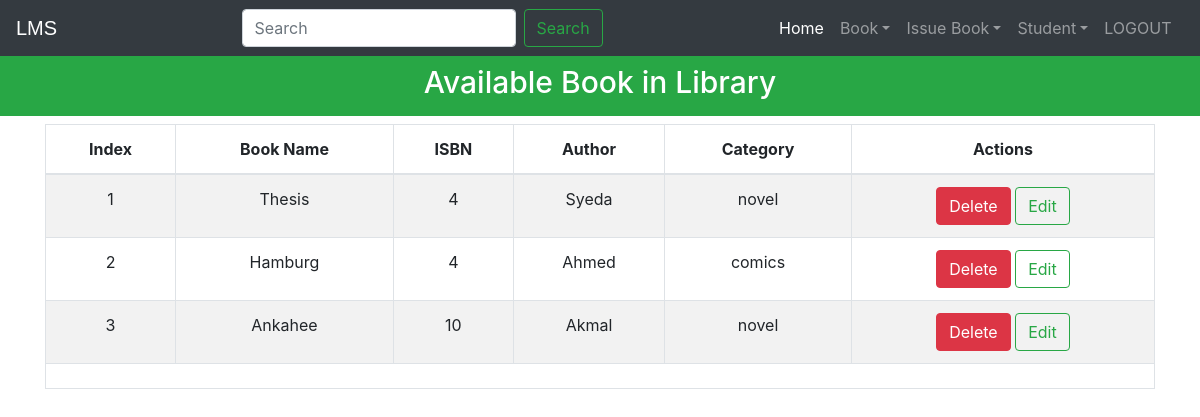
Before: /viewbook (signed in) with the older database file.
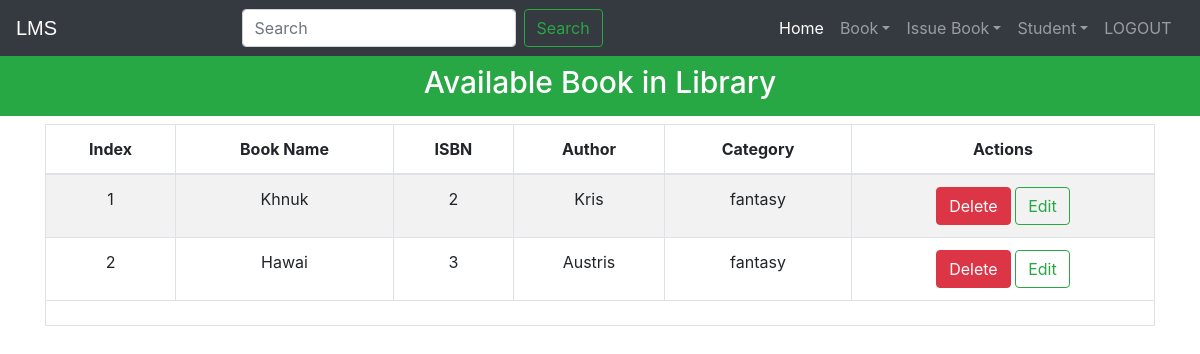
After: the same page with the newer database file.
### library/models.py (models this page shows, shortened)
class Book(models.Model):
    catchoice= [
        ('education', 'Education'),
        ('entertainment', 'Entertainment'),
        ('comics', 'Comics'),
        ('biography', 'Biography'),
        ('history', 'History'),
        ('novel', 'Novel'),
        ('fantasy', 'Fantasy'),
        ('thriller', 'Thriller'),
        ('romance', 'Romance'),
        ('scifi','Sci-Fi')
        ]
    name=models.CharField(max_length=30)
    isbn=models.PositiveIntegerField()
    author=models.CharField(max_length=40)
    category=models.CharField(max_length=30,choices=catchoice,default='education')

### library/views.py (the view)
# urls.py: path('viewbook', views.viewbook_view),
@login_required(login_url='adminlogin')
@user_passes_test(is_admin)
def viewbook_view(request):
    books=models.Book.objects.all()
    return render(request,'library/viewbook.html',{'books':books})

### library/views.py (called while the page is built)
def is_admin(user):
    return user.groups.filter(name='ADMIN').exists()

### templates/library/viewbook.html (shortened to what this page needs)
<!DOCTYPE html>
<html lang="en" dir="ltr">
  <head>
  </head>
  <body>
    {% include "library/navbaradmin.html" %}
    <br>
    <br>
    <h3 class="p-3 mb-2 bg-success text-white" style = 'font-size: 30px;text-align:center;'>Available Book in Library</h3>
{% if books%}
<div class="container">
  <table class="table table-hover table-condensed table-striped table-bordered">
    <thead>
    <tr align="center">
    <th>Index</th>
    <th>Book Name</th>
    <th>ISBN</th>
    <th>Author</th>
    <th>Category</th>
    <th>Actions</th>
    </tr>
    </thead>
    <tfoot>
    <tr>
    <td colspan="6" rowspan="6">
    </td>
    </tr>
    </tfoot>
    <tbody>
      {% for book in books %}
        <tr align="center">
          <td >{{forloop.counter}}</td>
          <td>{{book.name}}</td>
          <td>{{book.isbn}}</td>
          <td>{{book.author}}</td>
          <td>{{book.category}}</td>
          <td>
            <a href="/deletebook/{{book.id}}"><button type="button" class="btn btn-danger" >Delete</button></a>
            <a href="/editbook/{{book.id}}"><button type="button" class="btn btn-outline-success my-2 my-sm-0" >Edit</button></a>
          </td>
        </tr>
      {% endfor %}
    </tbody>
    </table>
</div>
{%else%}
<h1>Have 0 book</h1>
{%endif%}
<br><br><br><br><br><br><br><br><br>
    {% include "library/footer.html" %}
  </body>
</html>

### templates/library/navbaradmin.html (shortened to what this page needs)
<!DOCTYPE html>
{% load static %}
<html lang="en">
<head>
<link rel="stylesheet" href="https://stackpath.bootstrapcdn.com/bootstrap/4.3.1/css/bootstrap.min.css">
<link rel="stylesheet" href="https://maxcdn.bootstrapcdn.com/font-awesome/4.7.0/css/font-awesome.min.css">
</head>
<body>
<div class="bs-example">
    <nav class="navbar navbar-expand-md bg-dark navbar-dark fixed-top">
        <a href="/" class="navbar-brand">LMS</a>
        <div class="collapse navbar-collapse justify-content-between" id="navbarCollapse">
          <div class="mx-auto order-0">
                <form action="viewbook" method="get" class="form-inline my-2 my-lg-0">
                    <input class="form-control mr-sm-2 search-bar" type="text" name="query" placeholder="Search" aria-label="Search">
                    <button class="btn btn-outline-success my-2 my-sm-0" type="submit">Search</button>
                </form>
          </div>
          <div class="navbar-nav">
              <a href="/" class="nav-item nav-link active">Home</a>
                <div class="nav-item dropdown">
                  <a href="#" class="nav-link dropdown-toggle" data-toggle="dropdown">Book</a>
                </div>
                <div class="nav-item dropdown">
                  <a href="#" class="nav-link dropdown-toggle" data-toggle="dropdown">Issue Book</a>
                </div>
                <div class="nav-item dropdown">
                  <a href="#" class="nav-link dropdown-toggle" data-toggle="dropdown">Student</a>
                </div>
                <a href="logout" class="nav-item nav-link">LOGOUT</a> &nbsp
            </div>
        </div>
    </nav>
</div>
</body>
</html>

### templates/library/footer.html (shortened to what this page needs)
<!DOCTYPE html>
<html>
<head>
</head>
</html>

### templates/library/navbaradmin.html (style rules this page uses)
.bs-example { margin: 0px; }
.navbar-brand { font-size: 20px; font-family: sans-serif; }

Changed rows visible on the page:
removed Book: name "Thesis", isbn "4", author "Syeda", category "novel"
removed Book: name "Hamburg", isbn "4", author "Ahmed", category "comics"
removed Book: name "Ankahee", isbn "10", author "Akmal", category "novel"
added Book: name "Khnuk", isbn "2", author "Kris", category "fantasy"
added Book: name "Hawai", isbn "3", author "Austris", category "fantasy"
